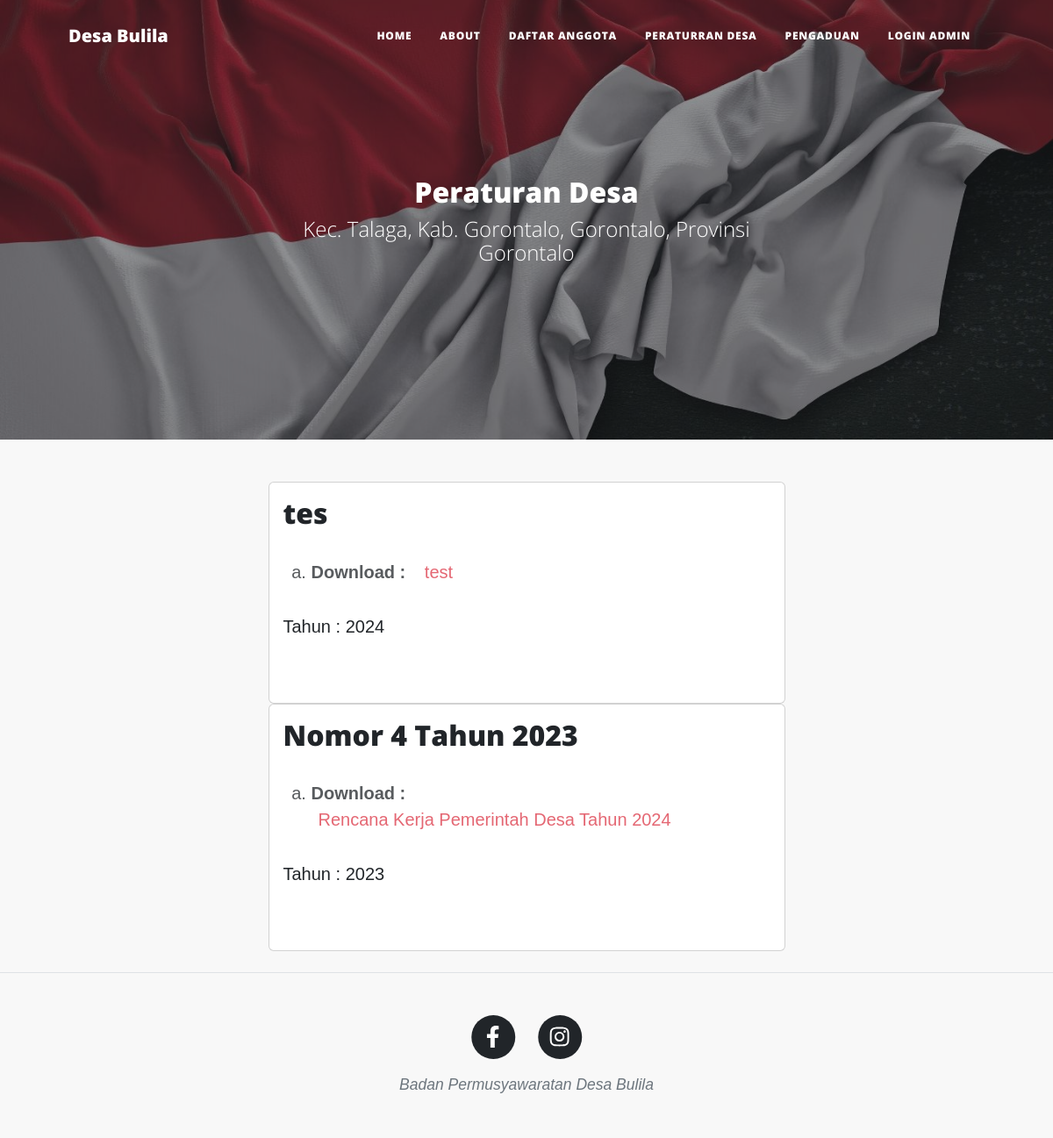
The app's page /Peraturan_desa.php with its own data.
### tables this page shows
CREATE TABLE `peraturan_desa` (
  `id_peraturan` int(11) NOT NULL,
  `judul_peraturan` varchar(50) NOT NULL,
  `isi_peraturan` varchar(50) NOT NULL,
  `nomor_peraturan` varchar(25) NOT NULL,
  `penetapan` year(4) NOT NULL
);

### Peraturan_desa.php (the view, shortened to what this page needs)
<!DOCTYPE html>
<html lang="en">
    <head>
        <link href="https://cdn.jsdelivr.net/npm/bootstrap@5.3.3/dist/css/bootstrap.min.css" rel="stylesheet">
        <link href="css/styles.css" rel="stylesheet" />
    </head>
    <body>
        <nav class="navbar navbar-expand-lg navbar-light" id="mainNav">
            <div class="container px-4 px-lg-5">
                <a class="navbar-brand" href="index.php">Desa Bulila</a>
                <div class="collapse navbar-collapse" id="navbarResponsive">
                    <ul class="navbar-nav ms-auto py-4 py-lg-0">
                        <li class="nav-item"><a class="nav-link px-lg-3 py-3 py-lg-4" href="index.php">Home</a></li>
                        <li class="nav-item"><a class="nav-link px-lg-3 py-3 py-lg-4" href="about.php">About</a></li>
                        <li class="nav-item"><a class="nav-link px-lg-3 py-3 py-lg-4" href="daftar_anggota.php">Daftar Anggota</a></li>
                        <li class="nav-item"><a class="nav-link px-lg-3 py-3 py-lg-4" href="Peraturan_desa.php">Peraturran Desa</a></li>
                        <li class="nav-item"><a class="nav-link px-lg-3 py-3 py-lg-4" href="pengaduan.php">Pengaduan</a></li>
                        <li class="nav-item"><a class="nav-link px-lg-3 py-3 py-lg-4" href="#" data-bs-toggle="modal" data-bs-target="#exampleModal">Login admin</a></li>
                    </ul>
                </div>
            </div>
        </nav>
        <header class="masthead" style="background-image: url('assets/img/bendera-bg.jpg')">
            <div class="container position-relative px-4 px-lg-5">
                <div class="row gx-4 gx-lg-5 justify-content-center">
                    <div class="col-md-10 col-lg-8 col-xl-7">
                        <div class="page-heading">
                            <h2>Peraturan Desa</h2>
                            <span class="subheading">Kec. Talaga, Kab. Gorontalo, Gorontalo, Provinsi Gorontalo</span>
                        </div>
                    </div>
                </div>
            </div>
        </header>
        <main class="mb-4">
            <div class="container px-4 px-lg-5">
                <div class="row gx-4 gx-lg-5 justify-content-center">
                    <div class="col-md-10 col-lg-8 col-xl-7">
                    <?php
include "koneksi.php";
$query = "SELECT * FROM peraturan_desa ORDER BY id_peraturan DESC";
$result = mysqli_query($conn, $query);
if (mysqli_num_rows($result) > 0) {
    while ($row = mysqli_fetch_assoc($result)) {
        echo "<div class='post-preview'>";
        echo "<div class='row mb-8'>
                <div class='col-12'>
                    <div class='card'>
                        <div class='card-body px-6 pb-6 d-flex'>
                            <div class='w-65px flex-shrink-0 d-none d-sm-block'>
                                <i class='bi bi-file-earmark-text-fill fs-3x'></i>
                            </div>
                            <div class='flex-grow-1'>
                                <div class='row g-4 g-xl-9 mb-4'>
                                    <div class='col-lg-8 fw-bold fs-4'>";
        echo "<h2><a href='peraturan.php?id=" . $row['id_peraturan'] . "'>" . htmlspecialchars($row['nomor_peraturan']) . "</a></h2>";
        echo "</div>";
        echo "<div class='col-lg-10'>
                <ol type='a' class='opacity-75'>
                    <li class='text-left mb-2'>
                        <div>
                            <ul class='list-inline'>
                                <li class='list-inline-item fw-bold'>Download :</li>
                                <li class='list-inline-item'><a class='text-danger' href='Admin/controlers/download.php?file=" . urlencode($row['isi_peraturan']) . "'><i class='bi bi-file-earmark-pdf me-2'></i>" .  htmlspecialchars($row['judul_peraturan']) . "</a></li>
                            </ul>
                        </div>
                    </li>
                </ol>";
        echo "<p class='post-meta'> Tahun : " . htmlspecialchars($row['penetapan']) . "</p>";
        echo "</div></div></div></div></div>";
        echo "</div>";
    }
} else {
    echo "Tidak ada postingan.";
}
?>
                    </div>
                </div>
            </div>
        </main>
        <footer class="border-top">
            <div class="container px-4 px-lg-5">
                <div class="row gx-4 gx-lg-5 justify-content-center">
                    <div class="col-md-10 col-lg-8 col-xl-7">
                        <ul class="list-inline text-center">
                            <li class="list-inline-item">
                                <a href="https://www.facebook.com/bulila.telaga">
                                    <span class="fa-stack fa-lg">
                                        <i class="fas fa-circle fa-stack-2x"></i>
                                        <i class="fab fa-facebook-f fa-stack-1x fa-inverse"></i>
                                    </span>
                                </a>
                            </li>
                            <li class="list-inline-item">
                                <a href="https://www.instagram.com/desabulila.official?igsh=MW8ycWloMW85Znl1Ng==">
                                    <span class="fa-stack fa-lg">
                                        <i class="fas fa-circle fa-stack-2x"></i>
                                        <i class="fab fa-instagram fa-stack-1x fa-inverse"></i>
                                    </span>
                                </a>
                            </li>
                        </ul>
                        <div class="small text-center text-muted fst-italic"> Badan Permusyawaratan Desa Bulila</div>
                    </div>
                </div>
            </div>
        </footer>
    </body>
</html>

### Peraturan_desa.php (style rules this page uses)
body { margin: 0; padding: 0; font-family: Arial, sans-serif; background-color: #f8f8f8; }

### records on screen
peraturan_desa: nomor_peraturan "tes", judul_peraturan "test", penetapan "2024"
peraturan_desa: nomor_peraturan "Nomor 4 Tahun 2023", judul_peraturan "Rencana Kerja Pemerintah Desa Tahun 2024", penetapan "2023"
